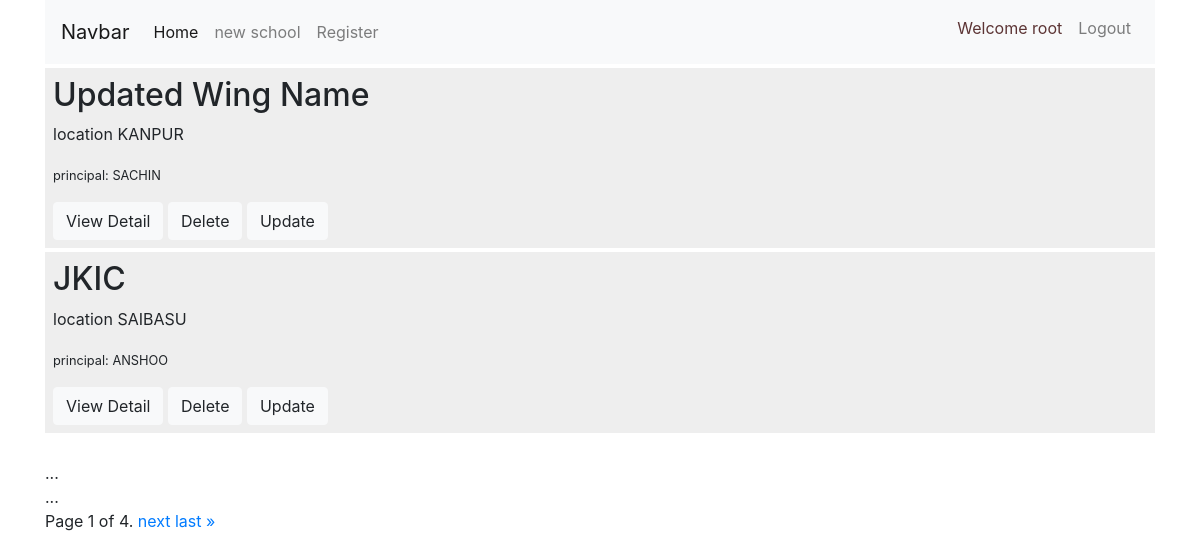
/school/school_list/ (signed in), run on the app's committed database.
### school/models.py (models this page shows, shortened)
class School(models.Model):
    name      = models.CharField(max_length=100)
    location  = models.CharField(max_length=100)
    principal = models.CharField(max_length=100)

### school/views.py (the view)
# urls.py: path('school_list/',SchoolList.as_view(),name="school_list"),
class SchoolList(LoginRequiredMixin,ListView):
    paginate_by = 2
    context_object_name = 'schools'
    model = School

### school/templates/school/school_list.html (shortened to what this page needs)
{% extends 'base.html' %}
{% block content %}
<main role="main" class="container">
    {% if user.is_authenticated %}
{% for school in schools %}
<div style="width:100%;margin:4px 0;background:#eee;" class="p-2">
<h2>{{school.name}}</h2>
<p> location {{school.location}}</p>
<small> principal: {{school.principal}}</small>
<div class="links mt-3">
    <span><a type="button" class="btn btn-light" href="{% url 'school:detail' pk=school.id  %}">View Detail</a></span>
    <span ><a type="button" class="btn btn-light"  href="{% url 'school:delete' pk=school.id  %}">Delete</a></span>
    <span><a type="button" class="btn btn-light" href="{% url 'school:update' pk=school.id  %}">Update</a></span>
</div>
</div>
{% endfor %}
{% endif %}
{% for contact in page_obj %}
    {{ contact.full_name|upper }}<br>
    ...
{% endfor %}
<div class="pagination">
    <span class="step-links">
        <span class="current">
            Page {{ page_obj.number }} of {{ page_obj.paginator.num_pages }}.
        </span>
        {% if page_obj.has_next %}
            <a href="?page={{ page_obj.next_page_number }}">next</a>
            <a href="?page={{ page_obj.paginator.num_pages }}">last &raquo;</a>
        {% endif %}
    </span>
</div>
</main>
{% endblock %}

### django_school/templates/base.html (shortened to what this page needs)
<!DOCTYPE html>
<html lang="en">
<head>
    <link rel="stylesheet" href="https://stackpath.bootstrapcdn.com/bootstrap/4.5.0/css/bootstrap.min.css">
</head>
<body>
    <div class="container">
        <nav class="navbar navbar-expand-md navbar-light bg-light  ">
            <a class="navbar-brand" href="{% url 'school:home' %}">Navbar</a>
            <div class="collapse navbar-collapse" id="navbarsExampleDefault">
              <ul class="navbar-nav mr-auto">
                <li class="nav-item active">
                  <a class="nav-link" href="{% url 'school:home' %}">Home <span class="sr-only">(current)</span></a>
                </li>
                <li class="nav-item ">
                  <a class="nav-link" href="{% url 'school:create_school' %}">new school</a>
                </li>
                {% if user.is_authenticated  and user.is_staff%}
                <li class="nav-item">
                    <a class="nav-link" href="{% url 'userauth:register_user' %}">Register</a>
                </li>
                {% endif %}
              </ul>
              <ul class="navbar-nav ml-auto">
                {% if user.is_authenticated %}
                <li class="nav-item">
                    <span class="nav-link" style="color:rgb(92, 52, 52);">Welcome {{user.username}}</span>
                  </li>
                <li class="nav-item">
                    <a class="nav-link" href="{% url 'userauth:logout' %}">Logout</a>
                  </li>
                  {% else%}
                  <li class="nav-item">
                    <a class="nav-link" href="{% url 'userauth:login' %}">LogIn</a>
                  </li>
                {% endif %}
              </ul>
            </div>
          </nav>
    </div>
    {% block content %}
    {% endblock  %}
</body>
</html>

### data on the page
School: name "Updated Wing Name", location "KANPUR", principal "SACHIN"
School: name "JKIC", location "SAIBASU", principal "ANSHOO"

### other printed values
{{ user.username }} "root"
{{ page_obj.number }} "1"
{{ page_obj.paginator.num_pages }} "4"
